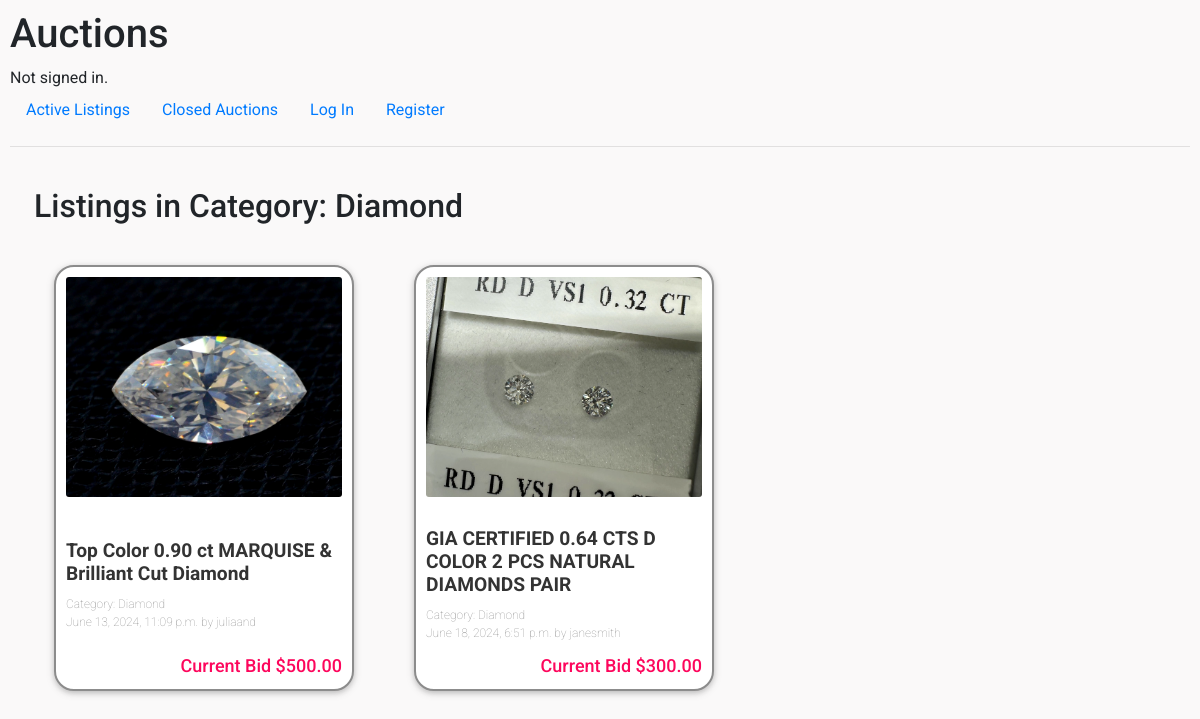
The page /categories/1/ on the database its author committed.
### auctions/models.py (models this page shows, shortened)
class Category(models.Model):
    category_name = models.CharField(max_length=64)
    def __str__(self):
        return self.category_name

class Listing(models.Model):
    title = models.CharField(max_length=64)
    description = models.TextField()
    starting_price = models.DecimalField(max_digits=6, decimal_places=2)
    date = models.DateTimeField(auto_now_add=True)
    author = models.ForeignKey(User, on_delete=models.CASCADE, default=None)
    image = models.ImageField(upload_to="media", default="media/fallback.png", blank=True)
    watchlist = models.ManyToManyField(User, blank=True, null=True, related_name="watchlist")
    category = models.ForeignKey(Category, on_delete=models.CASCADE, blank=True, null=True)
    active = models.BooleanField(default=True)

class User(AbstractUser):
    pass

### auctions/views.py (the view)
# urls.py: path("categories/<int:category_id>/", views.filter_by_category, name="filter_by_category"),
def filter_by_category(request, category_id):
    category = Category.objects.get(pk=category_id)
    listings = Listing.objects.filter(category=category, active=True)
    return render(request, "auctions/filter_category.html", {
        "category": category,
        "listings": listings
    })

### auctions/templates/auctions/filter_category.html
{% extends "auctions/layout.html" %}
{% block body %}
<div class="main-section">
    <h2>Listings in Category: {{ category.category_name }}</h2>
    <section class="listings-grid">
        {% if listings %}
            {% for listing in listings %}
                <div class="listing-container">
                    <div class="image-container">
                        <img class="card-img" src="{{ listing.image.url }}" alt="{{ listing.title }}">
                    </div>
                    <div class="listing-content">
                        <h5 class="card-title">
                            <a href="{% url 'listing_page' listing.id %}">{{ listing.title }}</a>
                        </h5>
                        <p>Category: {{ listing.category }}</p>
                        <p>{{ listing.date }} by {{ listing.author }}</p>
                    </div>
                    <div class="current-bid">
                        Current Bid ${{ listing.starting_price }}
                    </div>
                </div>
            {% endfor %}
        {% else %}
            <p>No active listings available in this category.</p>
        {% endif %}
    </section>
</div>
{% endblock %}

### auctions/static/auctions/styles.css (style rules this page uses)
body { padding: 10px; background-color: rgb(250, 249, 249); font-family: Roboto, sans-serif; }
.main-section { padding: 1.5rem; display: block; }
h2 { margin-bottom: 20px; }
.listing-content { padding: 10px; margin: 0; }
.listing-content p { font-size: 12px; font-weight: 100; margin-bottom: 0; color: #909090; }
.card-img { width: 100%; height: 100%; object-fit: cover; }
.current-bid { align-self: flex-end; font-size: 18px; margin-bottom: 10px; padding-right: 10px; font-weight: 500; color: rgb(253, 6, 92); }
.listings-grid { display: grid; grid-template-columns: repeat(auto-fit, minmax(320px, 320px)); gap:40px; padding: 20px; }
.card-title { font-size: 1.2rem; margin: 10px 0; color: #333; font-weight: bold; transition: color 0.3s; }
.image-container { display: block; padding: 10px; width: 100%; overflow: hidden; height: 240px; }

### rows shown on the page
Category: category_name "Diamond"
Listing: image (picture), title "Top Color 0.90 ct MARQUISE & Brilliant Cut Diamond", category "Diamond", date "June 13, 2024, 11:09 p.m.", author "juliaand", starting_price "500.00"
Listing: image (picture), title "GIA CERTIFIED 0.64 CTS D COLOR 2 PCS NATURAL DIAMONDS PAIR", category "Diamond", date "June 18, 2024, 6:51 p.m.", author "janesmith", starting_price "300.00"
